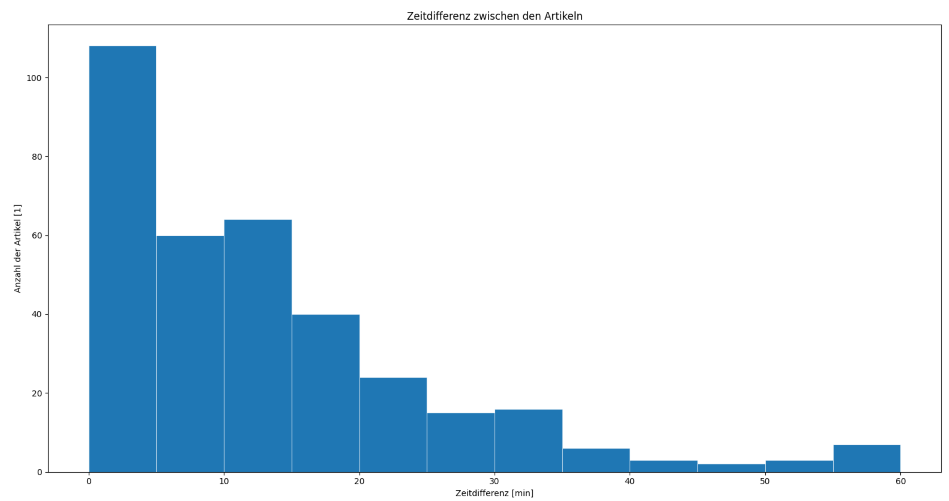

Generate this figure with Python:
import matplotlib.pyplot as plt
import json

def ReverseDictionary(dictionary):
    newDict = {}
    for key in reversed(dictionary.keys()):
        newDict[key] = dictionary[key]
    return newDict

with open("../data.json", "r", encoding="utf-8") as f:
    data = ReverseDictionary(json.load(f))

times = []
for key in data.keys():
    hour = int(data[key]["time"].split(":")[0]) * 60 # h to min
    minute = int(data[key]["time"].split(":")[1][0:2])
    times.append(hour + minute)

deltatimes = []
i = 1
while i < len(times):
    dt = times[i] - times[i-1]
    if dt >= 0:
        deltatimes.append(dt)
    i += 1

plt.title("Zeitdifferenz zwischen den Artikeln")
plt.xlabel("Zeitdifferenz [min]")
plt.ylabel("Anzahl der Artikel [1]")

plt.hist(deltatimes, bins=12, linewidth=0.5, edgecolor="white", range=(0,60))
plt.show()
